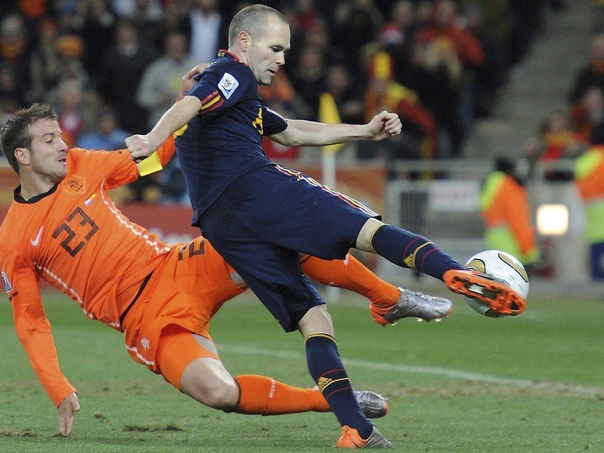
#> input picture images/iniesta.jpg, 604 x 453 px, shrunk from 1440 x 1080 before the run, found by its file name
$ python main_denoising_comparison.py
#> lines starting #> are read from the running program, lines starting #| are printed output that depends on the picture
### src/utils.py
from __future__ import annotations

from pathlib import Path

import numpy as np
from skimage import color, data, img_as_float, io


def load_image(
    path: str | Path,
    as_gray: bool = True,
) -> np.ndarray:
    """
    Load an image from disk and return it as a normalized NumPy array.

    Parameters
    ----------
    path : str | Path
        Path to the image file on disk.
    as_gray : bool, optional
        If True, convert the image to grayscale (default: True).

    Returns
    -------
    np.ndarray
        Image array with float values in [0, 1].

    Raises
    ------
    FileNotFoundError
        If the provided path does not exist or cannot be opened.
    ValueError
        If the image cannot be loaded or has an unsupported format.

    Examples
    --------
    >>> from utils import load_image
    >>> img = load_image("data/photo.jpg", as_gray=True)
    >>> img.shape
    (512, 512)
    """
#> called with path = 'images/iniesta.jpg', as_gray = False
    path = Path(path)
    if not path.exists():
        raise FileNotFoundError(f"Image not found at path: {path}")

    try:
        image = io.imread(path)
#> image is the input picture: shape (453, 604, 3); mean R, G, B 106.8, 94.4, 74.6
    except Exception as e:
        raise ValueError(f"Could not read image at {path}: {e}")

    if as_gray and image.ndim == 3:
        image = color.rgb2gray(image)

    return img_as_float(image)


# [51 lines left out: function download_medical_images, not called in this run]

### src/denoising_comparison.py
from __future__ import annotations

import os

import matplotlib.pyplot as plt
import numpy as np
from matplotlib.figure import Figure
from skimage.filters import gaussian
from skimage.restoration import denoise_tv_chambolle
from skimage.util import random_noise

from .adaptive_tv import adaptive_tv_denoise, edge_weight_map
from .regularizer_tv import regularizer_denoise

Array = np.ndarray


class ImageDenoisingComparison:
    """
    Class for comparing different image denoising methods.

    Includes:
    - Classical Gaussian filtering
    - Variational denoising by Total Variation (TV Chambolle)

    Attributes
    ----------
    image_original : np.ndarray
        Original clean image.
    image_noisy : np.ndarray | None
        Noisy version of the original image.
    """

    def __init__(self, image: np.ndarray, noise_variance: float = 0.01) -> None:
        """
        Initialize the class with a base image.

        Parameters
        ----------
        image : np.ndarray
            Original image as float in range [0, 1].
        noise_variance : float, optional
            Variance of Gaussian noise.
        """
        self.image_original: np.ndarray = image
        self.image_noisy: np.ndarray | None = None
        self.noise_variance: float = noise_variance

    def add_gaussian_noise(self) -> np.ndarray:
        """
        Add Gaussian noise to the original image.

        Returns
        -------
        np.ndarray
            Noisy image.
        """
        self.image_noisy = random_noise(
            image=self.image_original, mode="gaussian", var=self.noise_variance
        )
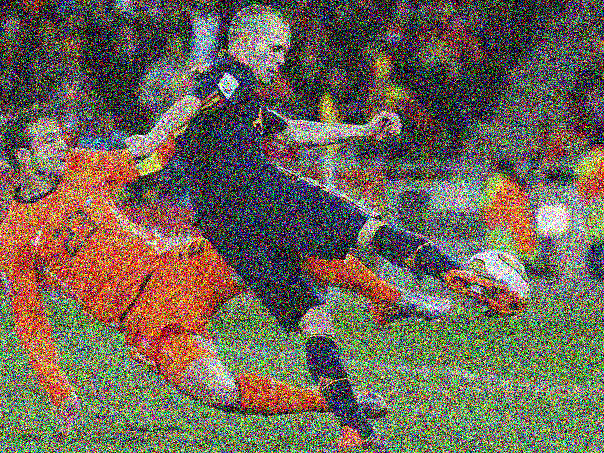
#> self.image_noisy: shape (453, 604, 3) float64; mean of channels 0, 1, 2 0.438, 0.403, 0.342; drawn as R, G, B
        return self.image_noisy

    def denoise_gaussian(self, sigma: float = 1.0) -> np.ndarray:
        """
        Apply Gaussian filtering to denoise the image.

        Parameters
        ----------
        sigma : float, optional
            Standard deviation of the Gaussian kernel, by default 1.0.

        Returns
        -------
        np.ndarray
            Denoised image using Gaussian filter.
        """
#> called with sigma = 0.25
        if self.image_noisy is None:
            raise ValueError("You must first generate the noisy image.")
        return gaussian(image=self.image_noisy, sigma=sigma)

    def denoise_tv(self, weight: float = 0.1) -> np.ndarray:
        """
        Apply Total Variation (TV Chambolle) denoising.

        Parameters
        ----------
        weight : float, optional
            Regularization weight. Larger values produce smoother images.
            Default is 0.1.

        Returns
        -------
        np.ndarray
            Denoised image using TV Chambolle.
        """
#> called with weight = 0.01
        if self.image_noisy is None:
            raise ValueError("You must first generate the noisy image.")
        return denoise_tv_chambolle(image=self.image_noisy, weight=weight)

    def compare_methods(
        self,
        images_path: str,
        sigma_gauss: float = 1.0,
        weights_tv: list[float] = [0.05, 0.1, 0.15, 0.25],
    ) -> None:
        """
        Compare Gaussian and TV denoising visually.

        Parameters
        ----------
        images_path : str
            Directory where plots will be saved.
        sigma_gauss : float, optional
            Sigma parameter for Gaussian filtering.
        weights_tv : list[float], optional
            List of regularization weights (λ) for TV Chambolle.
        """
        os.makedirs(name=images_path, exist_ok=True)

        # Compute results
        img_gauss: np.ndarray = self.denoise_gaussian(sigma=sigma_gauss)
        images_tv: list[np.ndarray] = [self.denoise_tv(weight=w) for w in weights_tv]
#> call 2 of denoise_tv, with weight = 0.05
#> in denoise_tv (call 2), `return denoise_tv_chambolle(image=self.image_noisy, weight=weight)`:
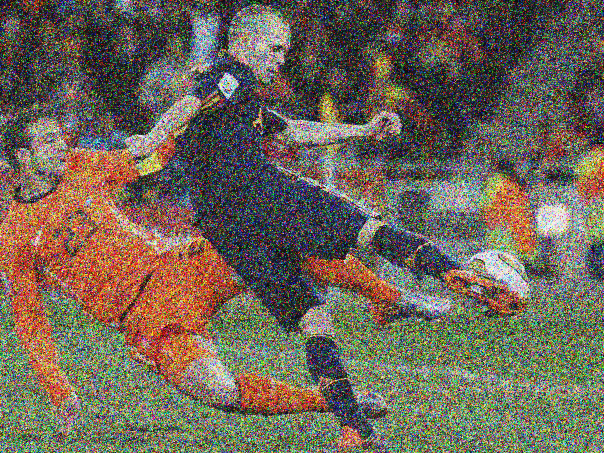
#> returned value: shape (453, 604, 3) float64; mean of channels 0, 1, 2 0.436, 0.4, 0.347; drawn as R, G, B
#> call 3 of denoise_tv, with weight = 0.1
#> in denoise_tv (call 3), `return denoise_tv_chambolle(image=self.image_noisy, weight=weight)`:
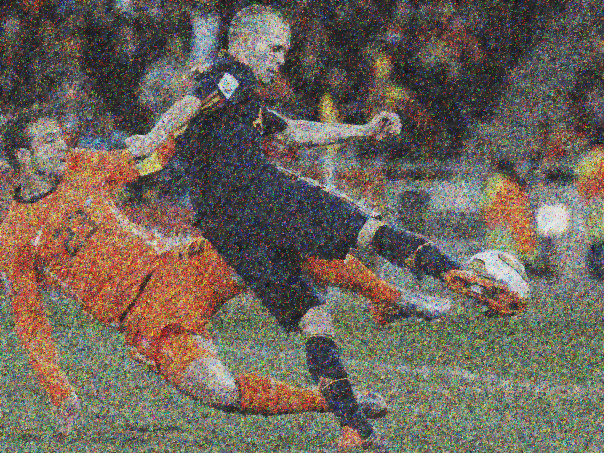
#> returned value: shape (453, 604, 3) float64; mean of channels 0, 1, 2 0.432, 0.396, 0.355; drawn as R, G, B
#> call 4 of denoise_tv, with weight = 0.15
#> in denoise_tv (call 4), `return denoise_tv_chambolle(image=self.image_noisy, weight=weight)`:
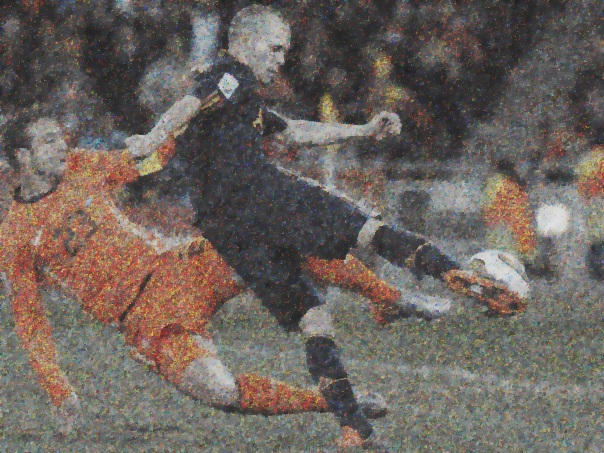
#> returned value: shape (453, 604, 3) float64; mean of channels 0, 1, 2 0.424, 0.392, 0.367; drawn as R, G, B
#> images_tv = 4 items

        # --- First plot: comparison of main methods ---
        fig1: Figure
        fig1, axes1 = plt.subplots(nrows=1, ncols=4, figsize=(16, 5))
        ax = axes1.ravel()

        ax[0].imshow(self.image_original, cmap="gray")
        ax[0].set_title("Original")

        ax[1].imshow(self.image_noisy, cmap="gray")
        ax[1].set_title(f"Noisy (Gaussian noise, var={self.noise_variance})")

        ax[2].imshow(img_gauss, cmap="gray")
        ax[2].set_title(f"Gaussian Filter (sigma={sigma_gauss})")

        plot_index: int = min(1, len(weights_tv) - 1)
        img_tv: Array = images_tv[plot_index]
        ax[3].imshow(img_tv, cmap="gray")
        ax[3].set_title(f"TV Chambolle (λ={weights_tv[plot_index]})")

        for a in ax:
            a.axis("off")

        fig1.suptitle(t="Denoising Comparison: Gaussian vs. TV", fontsize=16, y=1.02)
        plt.tight_layout()
        save_path_1: str = os.path.join(images_path, "denoising_comparison.jpg")
        plt.savefig(save_path_1, bbox_inches="tight", dpi=150)

        fig2: Figure
        fig2, axes2 = plt.subplots(
            nrows=1, ncols=len(weights_tv), figsize=(4 * len(weights_tv), 4)
        )
        if len(weights_tv) == 1:
            axes2 = [axes2]

        for ax, img, w in zip(axes2, images_tv, weights_tv, strict=True):
            ax.imshow(img, cmap="gray")
            ax.set_title(f"λ = {w}")
            ax.axis("off")
#> this loop made 4 passes
#> w on passes 1 to 4: 0.01, 0.05, 0.1, 0.15

        fig2.suptitle(t="TV Denoising for Different λ Values", fontsize=16, y=1.02)
        plt.tight_layout()
        save_path_2: str = os.path.join(images_path, "tv_lambda_comparison.jpg")
        plt.savefig(save_path_2, bbox_inches="tight", dpi=150)

        print(f"Saved comparison plots to:\n  {save_path_1}\n  {save_path_2}")

    # [251 lines left out: functions compare_tv_lambda_sweep, denoise_tv_adaptive, compare_tv_adaptive_sweep, denoise_regularizer, compare_regularizer_sweep, not called in this run]

### src/main_denoising_comparison.py
import os

import numpy as np

from src.denoising_comparison import ImageDenoisingComparison
from src.utils import load_image


def main(
    path: str,
    images_path: str,
    tv_weights: list[float],
    noise_variance: float,
    sigma_gaussian: float = 1.0,
) -> None:
    # Load input image
    image: np.ndarray = load_image(path=path, as_gray=False)

    # Initialize denoising object with the image and noise level
    denoiser = ImageDenoisingComparison(image=image, noise_variance=noise_variance)

    # Add Gaussian noise to the original image
    denoiser.add_gaussian_noise()

    # Run classic denoising methods comparison (Gaussian vs. TV)
    denoiser.compare_methods(
        images_path=images_path, sigma_gauss=sigma_gaussian, weights_tv=tv_weights
    )

    # Run Adaptive TV method comparison (spatially varying regularization)
#> (the run stopped early here; a loop or call above may not have finished)
